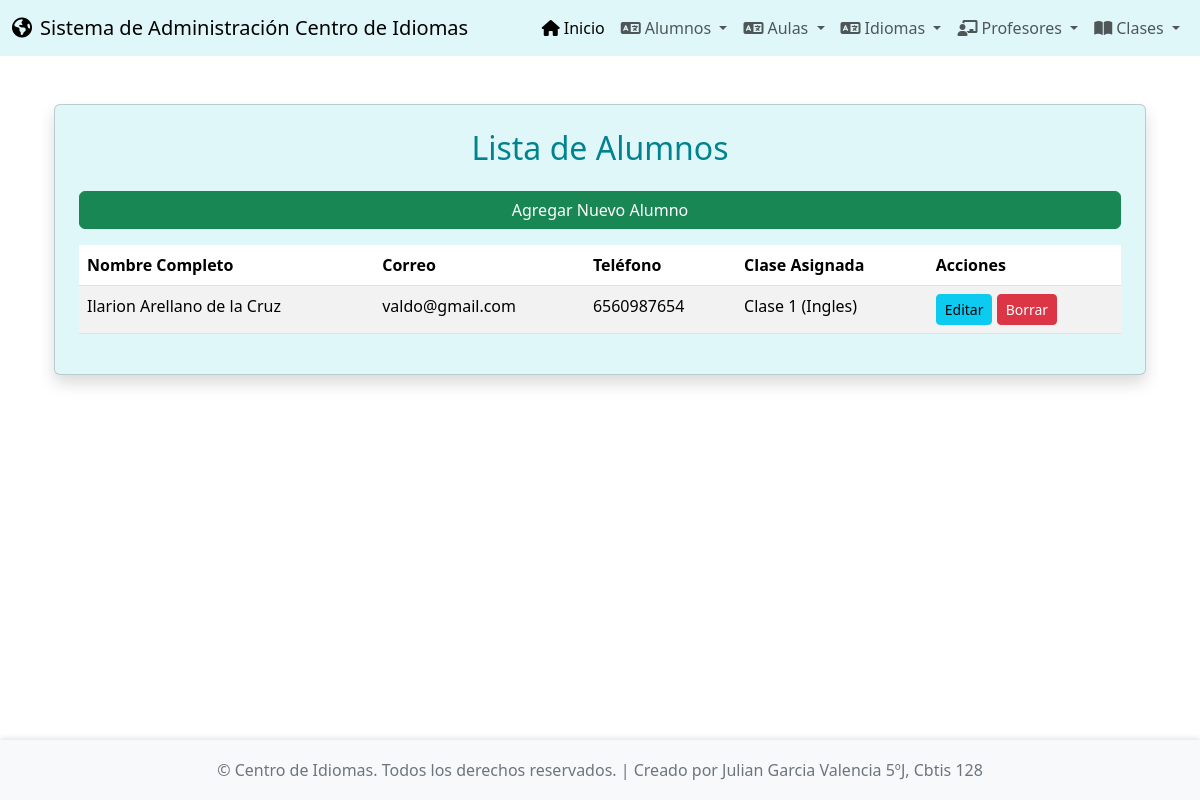
Screenshot of /alumnos/ with the database file from the repository.
### app_Centro_Idiomas/models.py (models this page shows, shortened)
class Alumnos(models.Model):
    nombre = models.CharField(max_length=100)
    apellido_paterno = models.CharField(max_length=100)
    apellido_materno = models.CharField(max_length=100)
    correo = models.EmailField(unique=True)
    telefono = models.CharField(max_length=15, blank=True, null=True)
    clase = models.ForeignKey(Clase, on_delete=models.SET_NULL, null=True, blank=True, related_name='alumnos')

class Clase(models.Model):
    nombre = models.CharField(max_length=150)
    descripcion = models.TextField(blank=True, null=True)
    capacidad = models.PositiveIntegerField()
    nivel = models.CharField(max_length=50, choices=[
        ('Básico A1', 'Básico A1'),
        ('Básico A2', 'Básico A2'),
        ('Intermedio B1', 'Intermedio B1'),
        ('Intermedio B2', 'Intermedio B2'),
        ('Avanzado C1', 'Avanzado C1'),
        ('Avanzado C2', 'Avanzado C2')
    ])
    id_profesor = models.ForeignKey(Profesor, on_delete=models.CASCADE, related_name="clases")
    idioma = models.ForeignKey(Idioma, on_delete=models.CASCADE, related_name="clases_idioma")
    aula = models.ForeignKey('Aulas', on_delete=models.SET_NULL, null=True, blank=True)
    def __str__(self):
        return f"{self.nombre} ({self.idioma.nombre})"

class Idioma(models.Model):
    nombre = models.CharField(max_length=50, unique=True)
    nivel = models.CharField(max_length=50)
    region = models.CharField(max_length=100, blank=True, null=True)
    descripcion = models.TextField(blank=True, null=True)
    codigo = models.CharField(max_length=10, unique=True)
    bandera_img = models.ImageField(upload_to='banderas/', blank=True, null=True)

### app_Centro_Idiomas/views.py (the view)
# urls.py: path('alumnos/', views.ver_alumnos, name='ver_alumnos'),
def ver_alumnos(request):
    alumnos = Alumnos.objects.all()
    return render(request, 'alumnos/ver_alumnos.html', {'alumnos': alumnos})

### app_Centro_Idiomas/templates/alumnos/ver_alumnos.html (shortened to what this page needs)
{% extends 'base.html' %}
{% block content %}
<div class="container mt-4">
    <div class="card shadow p-4" style="background-color: #e0f7fa;">
        <h2 class="card-title text-center mb-4" style="color: #00838f;">Lista de Alumnos</h2>
        <a href="{% url 'agregar_alumno' %}" class="btn btn-success mb-3">Agregar Nuevo Alumno</a>
        <div class="table-responsive">
            <table class="table table-striped table-hover">
                <thead class="thead-dark">
                    <tr>
                        <th>Nombre Completo</th>
                        <th>Correo</th>
                        <th>Teléfono</th>
                        <th>Clase Asignada</th>
                        <th>Acciones</th>
                    </tr>
                </thead>
                <tbody>
                    {% for alumno in alumnos %}
                    <tr>
                        <td>{{ alumno.nombre }} {{ alumno.apellido_paterno }} {{ alumno.apellido_materno }}</td>
                        <td>{{ alumno.correo }}</td>
                        <td>{{ alumno.telefono|default_if_none:"N/A" }}</td>
                        <td>{{ alumno.clase|default_if_none:"No asignada" }}</td>
                        <td>
                            <a href="{% url 'actualizar_alumno' alumno.pk %}" class="btn btn-info btn-sm">Editar</a>
                            <a href="{% url 'borrar_alumno' alumno.pk %}" class="btn btn-danger btn-sm">Borrar</a>
                        </td>
                    </tr>
                    {% empty %}
                    <tr>
                        <td colspan="5" class="text-center">No hay alumnos registrados.</td>
                    </tr>
                    {% endfor %}
                </tbody>
            </table>
        </div>
    </div>
</div>
{% endblock %}

### app_Centro_Idiomas/templates/base.html (style rules this page uses)
body { display: flex; flex-direction: column; min-height: 100vh; }

### rows the page displays
Alumnos: nombre "Ilarion", apellido_paterno "Arellano", apellido_materno "de la Cruz", correo "valdo@gmail.com", telefono "6560987654", clase "Clase 1 (Ingles)"
